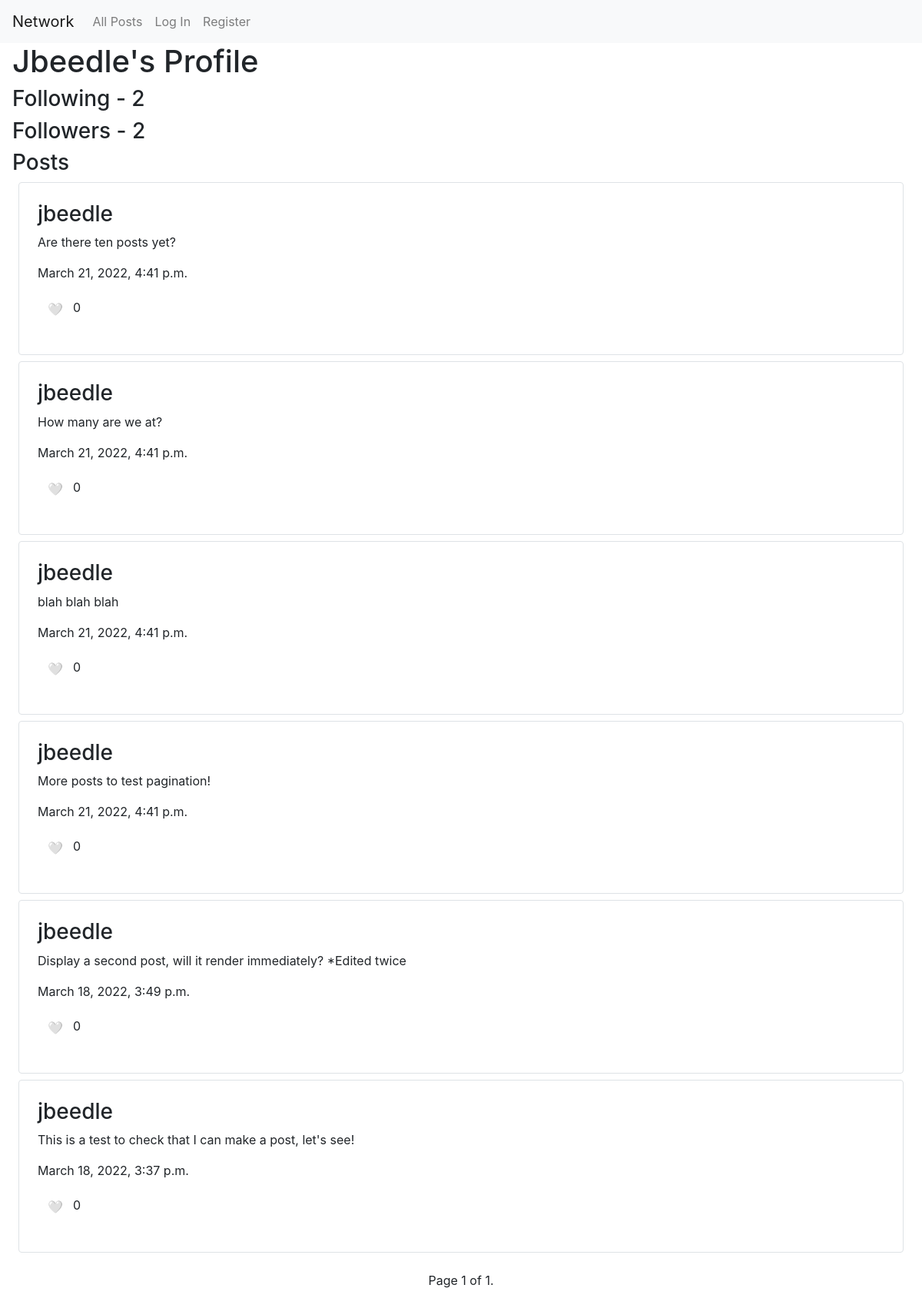
Page /jbeedle on the committed database.
### network/models.py (models this page shows, shortened)
class User(AbstractUser):
    following = models.ManyToManyField('self', blank=True, related_name='followers', symmetrical=False)

class Post(models.Model):
    user = models.ForeignKey(User, on_delete=models.CASCADE, related_name='posts')
    content = models.CharField(max_length=300)
    likes = models.PositiveIntegerField(default=0)
    user_likes = models.ManyToManyField(User)
    created = models.DateTimeField(auto_now_add=True)
    class Meta:
        ordering = ['-created']

### network/views.py (the view)
# urls.py: path("<str:username>", views.profile, name="profile")
def profile(request, username):
    user = request.user
    try:
        profileOwner = User.objects.get(username=username)
        posts = profileOwner.posts.all()
        paginator = Paginator(posts, 10)
        page_number = request.GET.get('page')
        page_obj = paginator.get_page(page_number)
    except User.DoesNotExist:
        profileOwner = None
        page_obj = None
    if user.username == username:
        currentUser = True
    else:
        currentUser = False
    return render(request, "network/profile.html", {
        'profileOwner': profileOwner,
        'page_obj': page_obj,
        'currentUser': currentUser
    })

### network/templates/network/profile.html (shortened to what this page needs)
{% extends "network/layout.html" %}
{% block body %}
    {% if not profileOwner %}
        <h2 class="ml-3">User does not exist</h2>
    {% else %}
        <h1 class="ml-3">{{ profileOwner.username | capfirst }}'s Profile</h1>
        <h3 class="ml-3">Following - {{ profileOwner.followers.count }}</h3>
        <h3 class="ml-3">Followers - {{ profileOwner.following.count }}</h3>
        <h3 class="ml-3">Posts</h3>
        {% for post in page_obj %}
            <div class="border rounded mx-4 mb-2 p-4">
                <h3>{{ post.user.username }}</h3>
                <p data-content="{{ post.id }}">{{ post.content}}</p>
                <p>{{ post.created }}</p>
                {% if user in post.user_likes.all %}
                    <p><span class="btn dislike" data-like="{{ post.id }}">❤️</span><span data-count="{{ post.id }}">{{ post.likes }}</span></p>
                {% else %}
                    <p><span class="btn like" data-like="{{ post.id }}">🤍</span><span data-count="{{ post.id }}">{{ post.likes }}</span></p>
                {% endif %}
            </div>
        {% endfor %}
        <div class="pagination my-4 d-flex justify-content-center">
            <span class="step-links">
                <span class="current">
                    Page {{ page_obj.number }} of {{ page_obj.paginator.num_pages }}.
                </span>
            </span>
        </div>
    {% endif %}
{% endblock %}

### rows in the picture
User: username "Jbeedle", followers.count "2", following.count "2"
Post: user.username "jbeedle", content "Are there ten posts yet?", created "March 21, 2022, 4:41 p.m.", likes "0"
Post: user.username "jbeedle", content "How many are we at?", created "March 21, 2022, 4:41 p.m.", likes "0"
Post: user.username "jbeedle", content "blah blah blah", created "March 21, 2022, 4:41 p.m.", likes "0"
Post: user.username "jbeedle", content "More posts to test pagination!", created "March 21, 2022, 4:41 p.m.", likes "0"
Post: user.username "jbeedle", content "Display a second post, will it render immediately? *Edited twice", created "March 18, 2022, 3:49 p.m.", likes "0"
Post: user.username "jbeedle", content "This is a test to check that I can make a post, let's see!", created "March 18, 2022, 3:37 p.m.", likes "0"

### other values in the picture
{{ page_obj.number }} "1"
{{ page_obj.paginator.num_pages }} "1"
